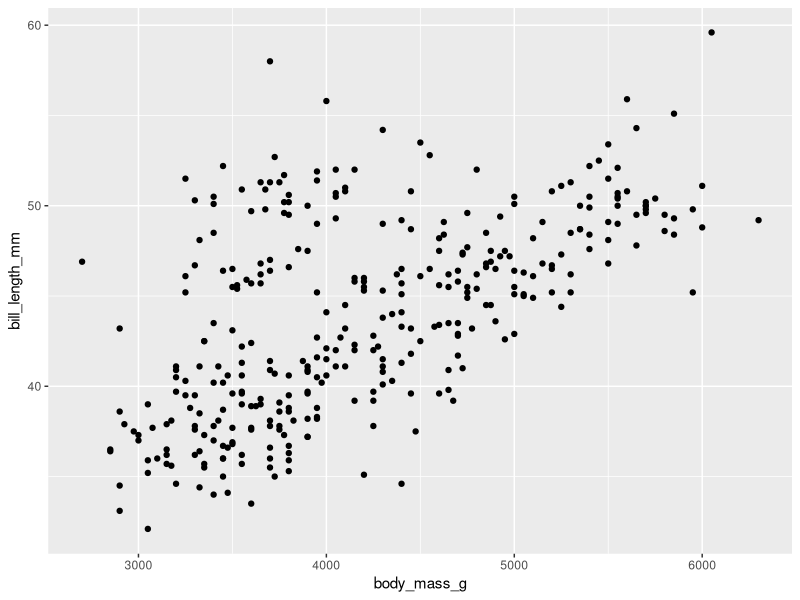
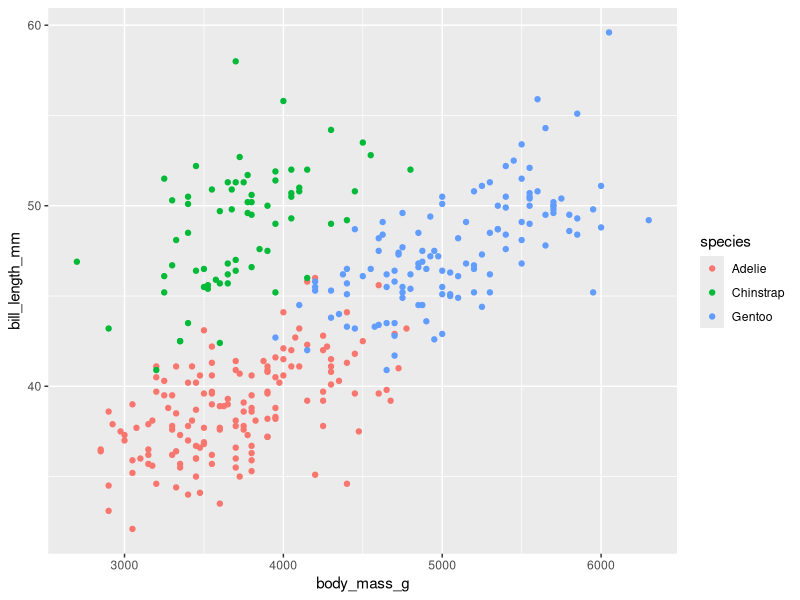
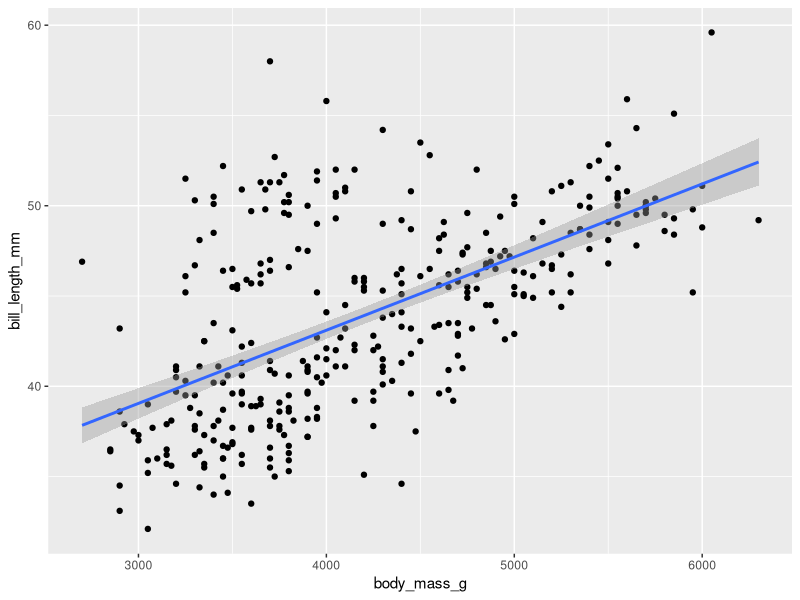
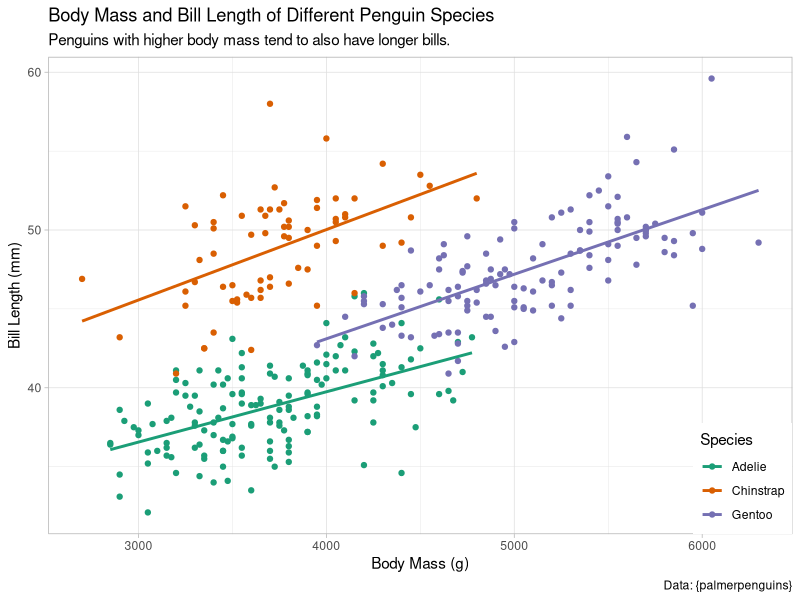

The R script that drew these images, in order:
## ---- chunk 1
library(ggplot2)
library(palmerpenguins)
ggplot(data = penguins,
       mapping = aes(x = body_mass_g, y = bill_length_mm)) +
  geom_point()
## ---- chunk 2
ggplot(data = penguins,
       mapping = aes(x = body_mass_g, y = bill_length_mm, colour = species)) +
  geom_point()
## ---- chunk 3
ggplot(data = penguins,
       mapping = aes(x = body_mass_g, y = bill_length_mm)) +
  geom_point() +
  geom_smooth(method='lm', formula= y~x)
## ---- chunk 4
ggplot(data = penguins,
       mapping = aes(x = body_mass_g, y = bill_length_mm, colour = species)) +
  geom_point() +
  geom_smooth(method='lm', formula= y~x, se = FALSE) +
  scale_color_brewer("Species", palette = "Dark2") +
  labs(title = "Body Mass and Bill Length of Different Penguin Species",
       subtitle = "Penguins with higher body mass tend to also have longer bills.",
       caption = "Data: {palmerpenguins}",
       x = "Body Mass (g)",
       y = "Bill Length (mm)") +
  theme_light() +
  theme(legend.position = c(1, 0),
        legend.justification = c(1, 0))
